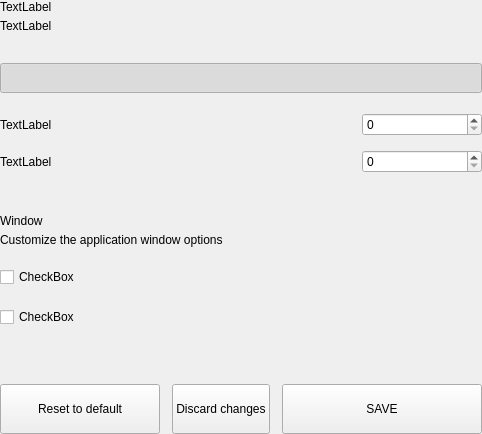
<?xml version="1.0" encoding="UTF-8"?>
<ui version="4.0">
 <class>SettingsMainOptionsWidget</class>
 <widget class="QWidget" name="SettingsMainOptionsWidget">
  <property name="geometry">
   <rect>
    <x>0</x>
    <y>0</y>
    <width>428</width>
    <height>434</height>
   </rect>
  </property>
  <property name="windowTitle">
   <string>Form</string>
  </property>
  <layout class="QVBoxLayout" name="verticalLayout">
   <property name="spacing">
    <number>0</number>
   </property>
   <property name="leftMargin">
    <number>0</number>
   </property>
   <property name="topMargin">
    <number>0</number>
   </property>
   <property name="rightMargin">
    <number>0</number>
   </property>
   <property name="bottomMargin">
    <number>0</number>
   </property>
   <item>
    <widget class="QWidget" name="left" native="true">
     <layout class="QVBoxLayout" name="verticalLayout_3">
      <property name="leftMargin">
       <number>0</number>
      </property>
      <property name="topMargin">
       <number>0</number>
      </property>
      <property name="rightMargin">
       <number>0</number>
      </property>
      <property name="bottomMargin">
       <number>0</number>
      </property>
      <item>
       <layout class="QVBoxLayout" name="verticalLayout_2">
        <property name="spacing">
         <number>0</number>
        </property>
        <item>
         <layout class="QHBoxLayout" name="horizontalLayout_3" stretch="1">
          <property name="spacing">
           <number>0</number>
          </property>
          <item>
           <layout class="QVBoxLayout" name="verticalLayoutTitle">
            <property name="spacing">
             <number>5</number>
            </property>
            <item>
             <widget class="QLabel" name="labelTitle">
              <property name="text">
               <string>TextLabel</string>
              </property>
             </widget>
            </item>
            <item>
             <widget class="QLabel" name="labelSubtitle1">
              <property name="text">
               <string>TextLabel</string>
              </property>
              <property name="wordWrap">
               <bool>true</bool>
              </property>
             </widget>
            </item>
           </layout>
          </item>
         </layout>
        </item>
        <item>
         <spacer name="verticalSpacer_2">
          <property name="orientation">
           <enum>Qt::Vertical</enum>
          </property>
          <property name="sizeType">
           <enum>QSizePolicy::Fixed</enum>
          </property>
          <property name="sizeHint" stdset="0">
           <size>
            <width>20</width>
            <height>30</height>
           </size>
          </property>
         </spacer>
        </item>
        <item>
         <layout class="QHBoxLayout" name="horizontalLayout">
          <item>
           <widget class="QPushButton" name="pushSwitchStart">
            <property name="minimumSize">
             <size>
              <width>0</width>
              <height>30</height>
             </size>
            </property>
            <property name="maximumSize">
             <size>
              <width>16777215</width>
              <height>30</height>
             </size>
            </property>
            <property name="text">
             <string/>
            </property>
            <property name="checkable">
             <bool>true</bool>
            </property>
            <property name="checked">
             <bool>true</bool>
            </property>
           </widget>
          </item>
         </layout>
        </item>
        <item>
         <spacer name="verticalSpacer_3">
          <property name="orientation">
           <enum>Qt::Vertical</enum>
          </property>
          <property name="sizeType">
           <enum>QSizePolicy::Fixed</enum>
          </property>
          <property name="sizeHint" stdset="0">
           <size>
            <width>20</width>
            <height>20</height>
           </size>
          </property>
         </spacer>
        </item>
        <item>
         <layout class="QHBoxLayout" name="horizontalLayout_2">
          <item>
           <widget class="QLabel" name="labelTitleSizeDb">
            <property name="text">
             <string>TextLabel</string>
            </property>
           </widget>
          </item>
          <item>
           <spacer name="horizontalSpacer_3">
            <property name="orientation">
             <enum>Qt::Horizontal</enum>
            </property>
            <property name="sizeHint" stdset="0">
             <size>
              <width>40</width>
              <height>20</height>
             </size>
            </property>
           </spacer>
          </item>
          <item>
           <widget class="QSpinBox" name="databaseCache">
            <property name="minimumSize">
             <size>
              <width>120</width>
              <height>0</height>
             </size>
            </property>
           </widget>
          </item>
         </layout>
        </item>
        <item>
         <spacer name="verticalThreads2">
          <property name="orientation">
           <enum>Qt::Vertical</enum>
          </property>
          <property name="sizeType">
           <enum>QSizePolicy::Fixed</enum>
          </property>
          <property name="sizeHint" stdset="0">
           <size>
            <width>20</width>
            <height>14</height>
           </size>
          </property>
         </spacer>
        </item>
        <item>
         <layout class="QHBoxLayout" name="horizontalThreads">
          <item>
           <widget class="QLabel" name="labelTitleThreads">
            <property name="text">
             <string>TextLabel</string>
            </property>
           </widget>
          </item>
          <item>
           <spacer name="horizontalSpacerThreads">
            <property name="orientation">
             <enum>Qt::Horizontal</enum>
            </property>
            <property name="sizeHint" stdset="0">
             <size>
              <width>40</width>
              <height>20</height>
             </size>
            </property>
           </spacer>
          </item>
          <item>
           <widget class="QSpinBox" name="threadsScriptVerif">
            <property name="minimumSize">
             <size>
              <width>120</width>
              <height>0</height>
             </size>
            </property>
           </widget>
          </item>
         </layout>
        </item>
        <item>
         <spacer name="verticalPercentagezpara">
          <property name="orientation">
           <enum>Qt::Vertical</enum>
          </property>
          <property name="sizeType">
           <enum>QSizePolicy::Fixed</enum>
          </property>
          <property name="sizeHint" stdset="0">
           <size>
            <width>20</width>
            <height>20</height>
           </size>
          </property>
         </spacer>
        </item>
        <item>
         <widget class="QLabel" name="labelDivider">
          <property name="minimumSize">
           <size>
            <width>0</width>
            <height>1</height>
           </size>
          </property>
          <property name="maximumSize">
           <size>
            <width>16777215</width>
            <height>1</height>
           </size>
          </property>
          <property name="text">
           <string/>
          </property>
         </widget>
        </item>
        <item>
         <spacer name="verticalThreads">
          <property name="orientation">
           <enum>Qt::Vertical</enum>
          </property>
          <property name="sizeType">
           <enum>QSizePolicy::Fixed</enum>
          </property>
          <property name="sizeHint" stdset="0">
           <size>
            <width>20</width>
            <height>20</height>
           </size>
          </property>
         </spacer>
        </item>
        <item>
         <layout class="QHBoxLayout" name="horizontalLayout_34" stretch="1">
          <property name="spacing">
           <number>0</number>
          </property>
          <item>
           <layout class="QVBoxLayout" name="verticalLayoutTitle2">
            <property name="spacing">
             <number>5</number>
            </property>
            <item>
             <widget class="QLabel" name="labelTitleDown">
              <property name="text">
               <string>Window</string>
              </property>
             </widget>
            </item>
            <item>
             <widget class="QLabel" name="labelSubtitleDown">
              <property name="text">
               <string>Customize the application window options</string>
              </property>
              <property name="wordWrap">
               <bool>true</bool>
              </property>
             </widget>
            </item>
           </layout>
          </item>
         </layout>
        </item>
        <item>
         <spacer name="verticalSpacer_5">
          <property name="orientation">
           <enum>Qt::Vertical</enum>
          </property>
          <property name="sizeType">
           <enum>QSizePolicy::Fixed</enum>
          </property>
          <property name="sizeHint" stdset="0">
           <size>
            <width>20</width>
            <height>20</height>
           </size>
          </property>
         </spacer>
        </item>
        <item>
         <widget class="QCheckBox" name="checkBoxMinTaskbar">
          <property name="text">
           <string>CheckBox</string>
          </property>
         </widget>
        </item>
        <item>
         <spacer name="verticalSpacer_4">
          <property name="orientation">
           <enum>Qt::Vertical</enum>
          </property>
          <property name="sizeType">
           <enum>QSizePolicy::Fixed</enum>
          </property>
          <property name="sizeHint" stdset="0">
           <size>
            <width>20</width>
            <height>20</height>
           </size>
          </property>
         </spacer>
        </item>
        <item>
         <widget class="QCheckBox" name="checkBoxMinClose">
          <property name="text">
           <string>CheckBox</string>
          </property>
         </widget>
        </item>
        <item>
         <spacer name="verticalSpacer">
          <property name="orientation">
           <enum>Qt::Vertical</enum>
          </property>
          <property name="sizeHint" stdset="0">
           <size>
            <width>20</width>
            <height>40</height>
           </size>
          </property>
         </spacer>
        </item>
        <item>
         <layout class="QHBoxLayout" name="horizontalLayout_7">
          <property name="spacing">
           <number>12</number>
          </property>
          <item>
           <widget class="QPushButton" name="pushButtonReset">
            <property name="minimumSize">
             <size>
              <width>160</width>
              <height>50</height>
             </size>
            </property>
            <property name="maximumSize">
             <size>
              <width>50</width>
              <height>16777215</height>
             </size>
            </property>
            <property name="text">
             <string>Reset to default</string>
            </property>
           </widget>
          </item>
          <item>
           <widget class="QPushButton" name="pushButtonClean">
            <property name="minimumSize">
             <size>
              <width>0</width>
              <height>50</height>
             </size>
            </property>
            <property name="text">
             <string>Discard changes</string>
            </property>
           </widget>
          </item>
          <item>
           <spacer name="horizontalSpacer_5">
            <property name="orientation">
             <enum>Qt::Horizontal</enum>
            </property>
            <property name="sizeType">
             <enum>QSizePolicy::Expanding</enum>
            </property>
            <property name="sizeHint" stdset="0">
             <size>
              <width>40</width>
              <height>20</height>
             </size>
            </property>
           </spacer>
          </item>
          <item>
           <widget class="QPushButton" name="pushButtonSave">
            <property name="minimumSize">
             <size>
              <width>200</width>
              <height>50</height>
             </size>
            </property>
            <property name="maximumSize">
             <size>
              <width>200</width>
              <height>50</height>
             </size>
            </property>
            <property name="text">
             <string>SAVE</string>
            </property>
           </widget>
          </item>
         </layout>
        </item>
       </layout>
      </item>
     </layout>
    </widget>
   </item>
  </layout>
 </widget>
 <resources/>
 <connections/>
</ui>
